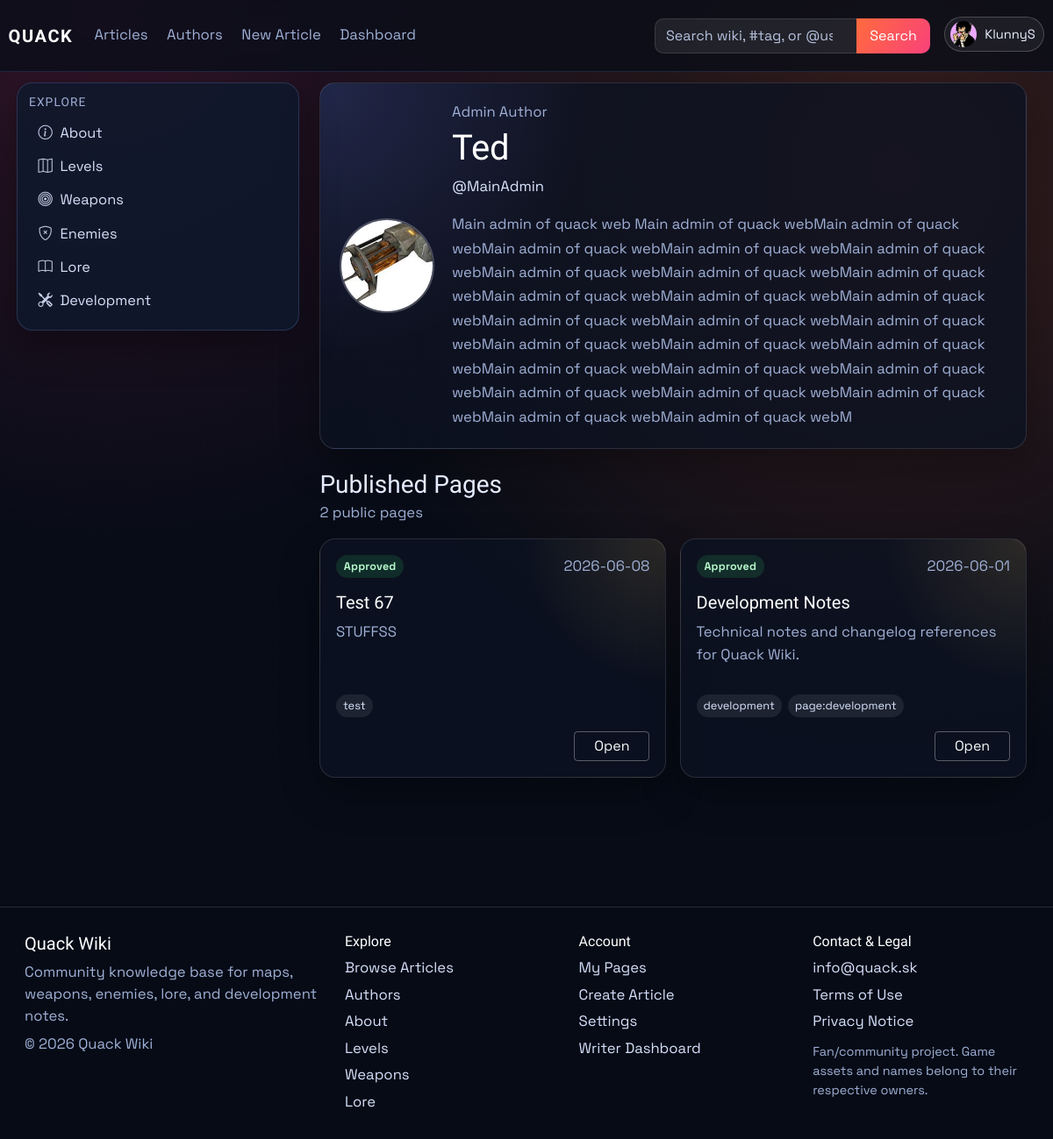
Screenshot of /authors/MainAdmin (signed in) with the database file from the repository.
### models.py (models this page shows, shortened)
class User(db.Model, UserMixin):
    id = db.Column(db.Integer, primary_key=True)
    username = db.Column(db.String(120), unique=True, nullable=False)
    email = db.Column(db.String(120), unique=True, nullable=False)
    password_hash = db.Column(db.String(128), nullable=False)
    profile_image_url = db.Column(db.String(120), nullable=True)
    public_display_name = db.Column(db.String(80), nullable=True)
    public_bio = db.Column(db.Text, nullable=True)
    created_at = db.Column(db.DateTime, default=datetime.utcnow)
    role = db.Column(db.String(30), default='user')
    is_archived = db.Column(db.Boolean, default=False, nullable=False)
    archived_at = db.Column(db.DateTime, nullable=True)

class Article(db.Model):
    id = db.Column(db.Integer, primary_key=True)
    title = db.Column(db.String(120), unique=True, nullable=False)
    author = db.Column(db.String(120), nullable=False)
    created_at = db.Column(db.DateTime, default=datetime.utcnow)
    image_url = db.Column(db.String(120), default='default.png')
    summary = db.Column(db.Text)
    content = db.Column(db.Text, nullable=False)
    infobox_data = db.Column(db.Text, nullable=True)
    tags = db.Column(db.JSON, default=list)
    status = db.Column(db.String(20), default='pending', nullable=False)
    approved_by = db.Column(db.String(120), nullable=True)
    approved_at = db.Column(db.DateTime, nullable=True)
    is_archived = db.Column(db.Boolean, default=False, nullable=False)
    archived_at = db.Column(db.DateTime, nullable=True)

### main.py (the view)
@app.route('/authors/<username>')
def public_profile(username):
    user = User.query.filter_by(username=username).first_or_404()
    if user.is_archived:
        abort(404)
    articles = public_articles_for_user(user)
    article_links = {article_obj.id: article_public_url(article_obj) for article_obj in articles}
    return render_template(
        'public_profile.html',
        profile_user=user,
        articles=articles,
        article_links=article_links,
    )

### main.py (called while the page is built)
def get_site_settings():
    settings = SiteSettings.query.get(1)
    if not settings:
        settings = SiteSettings(id=1)
        db.session.add(settings)
        db.session.commit()
    return settings

@app.context_processor
def inject_site_settings():
    return {'site_settings': get_site_settings()}

@login_manager.user_loader
def load_user(user_id):
    user = User.query.get(int(user_id))
    if user and user.is_archived:
        return None
    return user

def article_public_url(article_obj: Article) -> str:
    if article_has_tag(article_obj, static_page_tag('about-us')):
        return url_for('about')
    return url_for('article', article_title=article_obj.title)

def normalize_identity(value: str) -> str:
    ascii_value = unicodedata.normalize('NFKD', value or '').encode('ascii', 'ignore').decode('ascii')
    return re.sub(r'[^a-z0-9]+', '', ascii_value.lower())

def find_user_for_article_author(author_name: str):
    if not author_name:
        return None
    exact_user = User.query.filter_by(username=author_name).first()
    if exact_user:
        return None if exact_user.is_archived else exact_user
    normalized_author = normalize_identity(author_name)
    if not normalized_author:
        return None
    active_users = User.query.filter(User.is_archived.is_(False)).all()
    return next(
        (
            user
            for user in active_users
            if normalized_author in {
                normalize_identity(user.username),
                normalize_identity(user.public_display_name),
            }
        ),
        None,
    )

def static_page_tag(page_key: str) -> str:
    return f"page:{page_key.strip().lower()}"

def article_has_tag(article_obj: Article, tag_name: str) -> bool:
    wanted = tag_name.strip().lower()
    return any(str(tag).strip().lower() == wanted for tag in (article_obj.tags or []))

def public_articles_for_user(user: User):
    candidates = Article.query.filter(
        Article.is_archived.is_(False),
        func.lower(func.trim(Article.status)) == 'approved',
    ).order_by(Article.created_at.desc()).all()
    return [
        article_obj
        for article_obj in candidates
        if (resolved_user := find_user_for_article_author(article_obj.author)) and resolved_user.id == user.id
    ]

### templates/public_profile.html (shortened to what this page needs)
{% extends "_base.html" %}
{% block content %}
<div class="container-fluid px-0">
    <section class="author-hero mb-4">
        {% if profile_user.profile_image_url %}
        <img class="author-avatar" src="{{ url_for('static', filename='img/' ~ profile_user.profile_image_url) }}" alt="{{ profile_user.username }} profile picture">
        {% else %}
        <div class="author-avatar author-avatar-fallback">{{ profile_user.username[0]|upper }}</div>
        {% endif %}
        <div>
            <p class="article-meta mb-1">
                {{ profile_user.role|capitalize }} Author
            </p>
            <h1 class="article-title mb-2">{{ profile_user.public_display_name or profile_user.username }}</h1>
            <p class="author-username mb-3">@{{ profile_user.username }}</p>
            <p class="author-bio mb-0">{{ profile_user.public_bio or "This author has not added a public bio yet." }}</p>
        </div>
    </section>
    <section class="d-flex justify-content-between align-items-center mb-3">
        <div>
            <h3 class="mb-1">Published Pages</h3>
            <p class="article-meta mb-0">{{ articles|length }} public {{ 'page' if articles|length == 1 else 'pages' }}</p>
        </div>
    </section>
    <section class="my-pages-grid">
        {% for article in articles %}
        <article class="my-page-card">
            <div class="my-page-card-top">
                <span class="my-page-status my-page-status-approved">Approved</span>
                <span class="article-meta">{{ article.created_at.strftime('%Y-%m-%d') if article.created_at else 'Unknown date' }}</span>
            </div>
            <h3 class="my-page-title">{{ article.title }}</h3>
            <p class="my-page-summary">{{ article.summary or "No summary available yet." }}</p>
            {% if article.tags %}
            <div class="my-page-tags">
                {% for tag in article.tags[:5] %}
                <span>{{ tag }}</span>
                {% endfor %}
            </div>
            {% endif %}
            <div class="my-page-actions">
                <a class="btn btn-outline-light btn-sm" href="{{ article_links[article.id] }}">Open</a>
            </div>
        </article>
        {% else %}
        <div class="card p-4 my-pages-empty">
            <p class="text-muted mb-0">No published pages yet.</p>
        </div>
        {% endfor %}
    </section>
</div>
{% endblock %}

### templates/partials/navbar.html (shortened to what this page needs)
<nav class="navbar navbar-expand-lg main-nav">
    <div class="container-fluid nav-wrap">
        <a class="navbar-brand brand-mark" href="{{ url_for('index') }}">QUACK</a>
        <div class="collapse navbar-collapse" id="navbarNav">
            <ul class="navbar-nav me-auto nav-links">
                <li class="nav-item"><a class="nav-link" href="{{ url_for('articles') }}">Articles</a></li>
                <li class="nav-item"><a class="nav-link" href="{{ url_for('authors') }}">Authors</a></li>
                <li class="nav-item"><a class="nav-link" href="{{ url_for('create_article') }}">New Article</a></li>
                {% if current_user.is_authenticated and current_user.role == "admin" %}
                <li class="nav-item"><a class="nav-link" href="{{ url_for('dashboard_users') }}">Dashboard</a></li>
                {% elif current_user.is_authenticated and current_user.role == "writer" %}
                <li class="nav-item"><a class="nav-link" href="{{ url_for('dashboard_articles') }}">Dashboard</a></li>
                {% endif %}
            </ul>
            <ul class="navbar-nav ms-auto align-items-lg-center nav-tools">
                <li class="nav-item nav-search-wrap">
                    <form class="nav-search" method="GET" action="{{ url_for('site_search') }}">
                        {% set nav_query = request.args.get('q', '') %}
                        {% if request.endpoint == 'authors' and request.args.get('all') == '1' and nav_query %}
                            {% set nav_query = '@' ~ nav_query %}
                        {% elif request.endpoint not in ['articles', 'authors'] %}
                            {% set nav_query = '' %}
                        {% endif %}
                        <input class="form-control" type="search" name="q" value="{{ nav_query }}" placeholder="Search wiki, #tag, or @user">
                        <button class="btn btn-brand" type="submit">Search</button>
                    </form>
                </li>
                {% if current_user.is_authenticated %}
                <li class="nav-item dropdown ms-lg-3">
                    <a class="profile-trigger" href="#" role="button" data-bs-toggle="dropdown" aria-expanded="false">
                        {% if current_user.profile_image_url %}
                        <img class="profile-avatar profile-avatar-img" src="{{ url_for('static', filename='img/' ~ current_user.profile_image_url) }}" alt="{{ current_user.username }} profile picture">
                        {% else %}
                        <span class="profile-avatar">{{ current_user.username[0]|upper }}</span>
                        {% endif %}
                        <span class="profile-name">{{ current_user.username }}</span>
                    </a>
                </li>
                {% else %}
                <li class="nav-item ms-lg-3">
                    <a class="btn btn-outline-light nav-login-btn" href="{{ url_for('login') }}">Login</a>
                </li>
                {% endif %}
            </ul>
        </div>
    </div>
</nav>

### templates/partials/tag_link.html
{% macro tag_article_link(tag, label, icon='', class_name='') -%}
<a href="{{ url_for('about') if tag == 'about-us' else url_for('tagged_article', tag=tag) }}"{% if class_name %} class="{{ class_name }}"{% endif %}>
    {% if icon %}<i class="{{ icon }} sidebar-icon"></i>{% endif %}{{ label }}
</a>
{%- endmacro %}

### rows the page displays
User: profile_image_url (picture), username "KlunnyS"
Article: title "Levels Levels"
Article: title "Weapons Weapons"
Article: title "Enemies"
Article: title "Lore Lore"
User: profile_image_url (picture), role "Admin", public_display_name "Ted", username "MainAdmin", public_bio "Main admin of quack web Main admin of quack webMain admin of quack webMain admin of quack webMain admin of quack webMain admin of quack webMain admin of quack webMain admin of quack webMain admin of quack webMain admin of quack webMain admin of quack webMain admin of quack webMain admin of quack webMain admin of quack webMain admin of quack webMain admin of quack webMain admin of quack webMain admin of quack webMain admin of quack webMain admin of quack webMain admin of quack webMain admin of quack webMain admin of quack webMain admin of quack webMain admin of quack webMain admin of quack webM"
Article: created_at "2026-06-08", title "Test 67", summary "STUFFSS", 5 "test"
Article: created_at "2026-06-01", title "Development Notes", summary "Technical notes and changelog references for Quack Wiki.", 5 "development" "page:development"

### other values shown
{{ label }} "About Development About"
{{ articles|length }} "2"
{{ 'page' if articles|length == 1 else 'pages' }} "pages"
